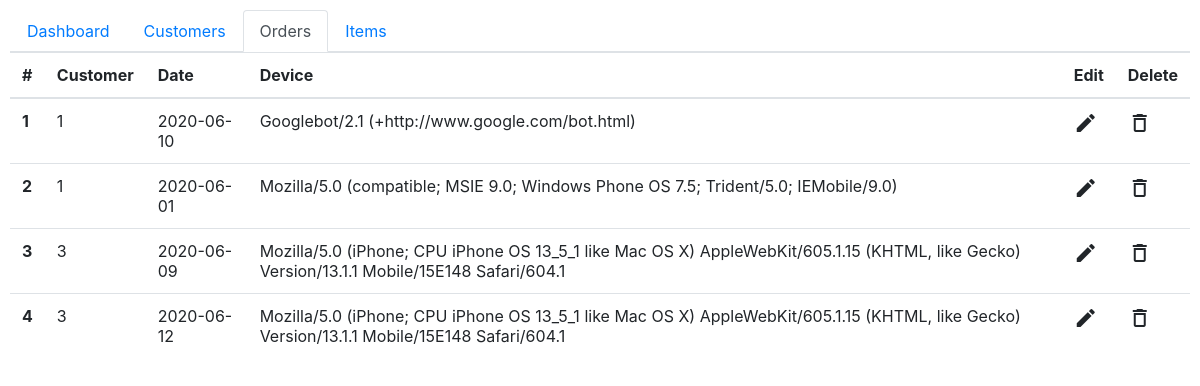
The page /orders on the database its author committed.
### tables this page shows
CREATE TABLE `orders` (
  `id` int(11) NOT NULL,
  `customer_id` int(11) NOT NULL,
  `purchase_date` date NOT NULL,
  `device_info` varchar(1024) NOT NULL
);

### app/core/Controller.php (called while the page is built, shortened)
<?php
class Controller
{
    public function view($view, $data = [])
    {
        require_once 'app/views/'.$view.'.php';
    }
}

### app/controllers/Orders.php (called while the page is built, shortened)
<?php
class Orders extends Controller
{
    public function Index()
    {
        $this->view('orders/index');
    }
}

### app/core/App.php (called while the page is built, shortened)
<?php
class App
{
    protected $method = 'index';
    public function __construct()
    {
        $url = $this->parseUrl();
        if(file_exists('app/controllers/'.$url[0].'.php'))
        {
            unset($url[0]);
        }
        $this->controller = new $fullyQualifiedController;
        $this->params = $url ? array_values($url) : [];
        call_user_func_array([$this->controller, $this->method], $this->params);
    }
    public function parseUrl()
    {
        $url = trim($_SERVER['REQUEST_URI'], '/');
        $url = filter_var($url, FILTER_SANITIZE_URL);
        return explode('/', $url);
    }
}

### index.php (called while the page is built, shortened)
<?php
$app = new App();

### app/core/DBController.php (called while the page is built, shortened)
<?php
class DBController
{
    private $host = "localhost";
    private $user = "root";
    private $password = "";
    private $database = "salesdashboard";
    private $conn;
    function __construct()
    {
        $this->conn = $this->connectDB();
    }
    function connectDB()
    {
        $conn = mysqli_connect($this->host, $this->user, $this->password, $this->database);
        return $conn;
    }
    function runQuery($query) {
        $resultset = array();
        $result = $this->conn->query($query);
        if ($result->num_rows > 0) {
            while($row = $result->fetch_assoc()) {
                $resultset[] = $row;
            }
        }
        return $resultset;
    }
}

### app/models/Order.php (called while the page is built, shortened)
<?php
require_once("app/core/DBController.php");
class Order
{
    public static function get_all(){
        $query = "SELECT * FROM orders";
        $db_handle = new DBController();
        return $db_handle->runQuery($query);
    }
}

### app/views/orders/index.php (the view)
<?php
include('default_layout.php');
$orders = \SalesDashboard\Models\Order::get_all();
?>
<table class="table table-hover">
    <thead>
    <tr>
        <th scope="col">#</th>
        <th scope="col">Customer</th>
        <th scope="col">Date</th>
        <th scope="col">Device</th>
        <th>Edit</th>
        <th>Delete</th>
    </tr>
    </thead>
    <tbody><?php
    foreach ($orders as $k => $v) { ?>
        <tr>
            <th scope="row"><?php echo $orders[$k]["id"] ?></th>
            <td><?php echo $orders[$k]["customer_id"]; ?></td>
            <td><?php echo $orders[$k]["purchase_date"]; ?></td>
            <td><?php echo $orders[$k]["device_info"]; ?></td>
            <td><span class="material-icons">edit</span></td>
            <td><span class="material-icons">delete_outline</span></td>
        </tr>
    <?php } ?>
    </tbody>
</table>

### app/views/orders/default_layout.php (shortened to what this page needs)
<html>
<?php include(dirname(__FILE__).'/../default_head.php'); ?>
<body>
<ul class="nav nav-tabs">
    <li class="nav-item">
        <a class="nav-link" href="/">Dashboard</a>
    </li>
    <li class="nav-item">
        <a class="nav-link" href="/customers">Customers</a>
    </li>
    <li class="nav-item">
        <a class="nav-link active" href="/orders">Orders</a>
    </li>
    <li class="nav-item">
        <a class="nav-link" href="/items">Items</a>
    </li>
</ul>
</body>
</html>

### app/views/default_head.php (shortened to what this page needs)
<head>
    <link rel="stylesheet" href="https://stackpath.bootstrapcdn.com/bootstrap/4.5.0/css/bootstrap.min.css">
    <link rel="stylesheet" href="public/css/global.css"></link>
</head>

### public/css/global.css (style rules this page uses)
body { padding:10px; }

### rows shown on the page
orders: id "1", customer "1", purchase_date "2020-06-10", device_info "Googlebot/2.1 (+http://www.google.com/bot.html)"
orders: id "2", customer "1", purchase_date "2020-06-01", device_info "Mozilla/5.0 (compatible; MSIE 9.0; Windows Phone OS 7.5; Trident/5.0; IEMobile/9.0)"
orders: id "3", customer "3", purchase_date "2020-06-09", device_info "Mozilla/5.0 (iPhone; CPU iPhone OS 13_5_1 like Mac OS X) AppleWebKit/605.1.15 (KHTML, like Gecko) Version/13.1.1 Mobile/15E148 Safari/604.1"
orders: id "4", customer "3", purchase_date "2020-06-12", device_info "Mozilla/5.0 (iPhone; CPU iPhone OS 13_5_1 like Mac OS X) AppleWebKit/605.1.15 (KHTML, like Gecko) Version/13.1.1 Mobile/15E148 Safari/604.1"
